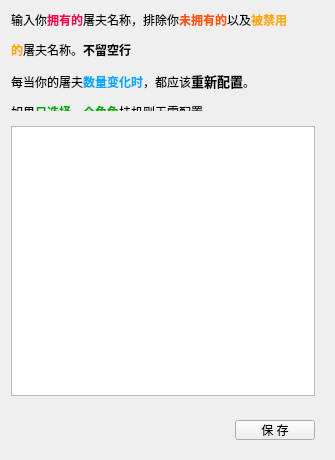
<?xml version="1.0" encoding="UTF-8"?>
<ui version="4.0">
 <class>TipForm</class>
 <widget class="QWidget" name="TipForm">
  <property name="geometry">
   <rect>
    <x>0</x>
    <y>0</y>
    <width>335</width>
    <height>460</height>
   </rect>
  </property>
  <property name="sizePolicy">
   <sizepolicy hsizetype="Expanding" vsizetype="Expanding">
    <horstretch>0</horstretch>
    <verstretch>0</verstretch>
   </sizepolicy>
  </property>
  <property name="windowTitle">
   <string>配置角色名称</string>
  </property>
  <layout class="QVBoxLayout" name="verticalLayout">
   <item>
    <widget class="QLabel" name="label">
     <property name="sizePolicy">
      <sizepolicy hsizetype="Expanding" vsizetype="Expanding">
       <horstretch>0</horstretch>
       <verstretch>0</verstretch>
      </sizepolicy>
     </property>
     <property name="minimumSize">
      <size>
       <width>0</width>
       <height>0</height>
      </size>
     </property>
     <property name="maximumSize">
      <size>
       <width>16777215</width>
       <height>100</height>
      </size>
     </property>
     <property name="text">
      <string>&lt;html&gt;&lt;head/&gt;&lt;body&gt;&lt;p&gt;输入你&lt;span style=&quot; font-weight:600; color:#f30752;&quot;&gt;拥有的&lt;/span&gt;屠夫名称，排除你&lt;span style=&quot; font-weight:600; color:#ff5500;&quot;&gt;未拥有的&lt;/span&gt;以及&lt;span style=&quot; font-weight:600; color:#ffaa00;&quot;&gt;被禁用&lt;/span&gt;&lt;/p&gt;&lt;p&gt;&lt;span style=&quot; font-weight:600; color:#ffaa00;&quot;&gt;的&lt;/span&gt;屠夫名称。&lt;span style=&quot; font-weight:600;&quot;&gt;不留空行&lt;/span&gt;&lt;/p&gt;&lt;p&gt;每当你的屠夫&lt;span style=&quot; font-weight:600; color:#00aaff;&quot;&gt;数量变化时&lt;/span&gt;，都应该&lt;span style=&quot; font-size:10pt; font-weight:600;&quot;&gt;重新配置&lt;/span&gt;。&lt;/p&gt;&lt;p&gt;如果&lt;span style=&quot; font-weight:600; color:#00aa00;&quot;&gt;只选择一个角色&lt;/span&gt;挂机则无需配置。&lt;/p&gt;&lt;/body&gt;&lt;/html&gt;</string>
     </property>
     <property name="textFormat">
      <enum>Qt::AutoText</enum>
     </property>
    </widget>
   </item>
   <item>
    <widget class="QWidget" name="widget" native="true">
     <property name="sizePolicy">
      <sizepolicy hsizetype="Expanding" vsizetype="Expanding">
       <horstretch>0</horstretch>
       <verstretch>0</verstretch>
      </sizepolicy>
     </property>
     <layout class="QHBoxLayout" name="horizontalLayout">
      <property name="leftMargin">
       <number>0</number>
      </property>
      <item>
       <widget class="QPlainTextEdit" name="pt_search"/>
      </item>
     </layout>
    </widget>
   </item>
   <item>
    <widget class="QWidget" name="widget_2" native="true">
     <property name="sizePolicy">
      <sizepolicy hsizetype="Expanding" vsizetype="Fixed">
       <horstretch>0</horstretch>
       <verstretch>0</verstretch>
      </sizepolicy>
     </property>
     <property name="maximumSize">
      <size>
       <width>16777215</width>
       <height>16777215</height>
      </size>
     </property>
     <layout class="QHBoxLayout" name="horizontalLayout_2">
      <item alignment="Qt::AlignRight|Qt::AlignBottom">
       <widget class="QPushButton" name="pb_save">
        <property name="maximumSize">
         <size>
          <width>16777215</width>
          <height>20</height>
         </size>
        </property>
        <property name="text">
         <string>保 存</string>
        </property>
       </widget>
      </item>
     </layout>
    </widget>
   </item>
  </layout>
 </widget>
 <resources/>
 <connections>
  <connection>
   <sender>pb_save</sender>
   <signal>clicked()</signal>
   <receiver>TipForm</receiver>
   <slot>close()</slot>
   <hints>
    <hint type="sourcelabel">
     <x>321</x>
     <y>441</y>
    </hint>
    <hint type="destinationlabel">
     <x>103</x>
     <y>421</y>
    </hint>
   </hints>
  </connection>
 </connections>
</ui>
